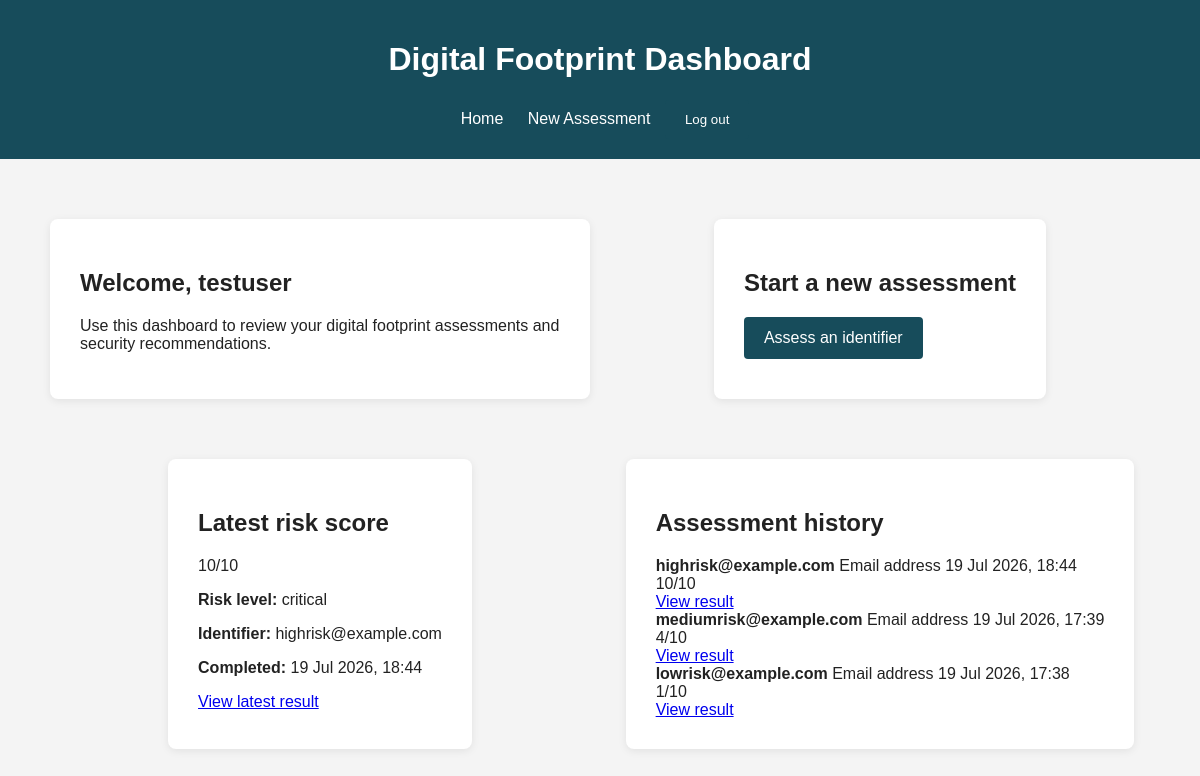
The page /accounts/dashboard/ (signed in) on the database as committed earlier.
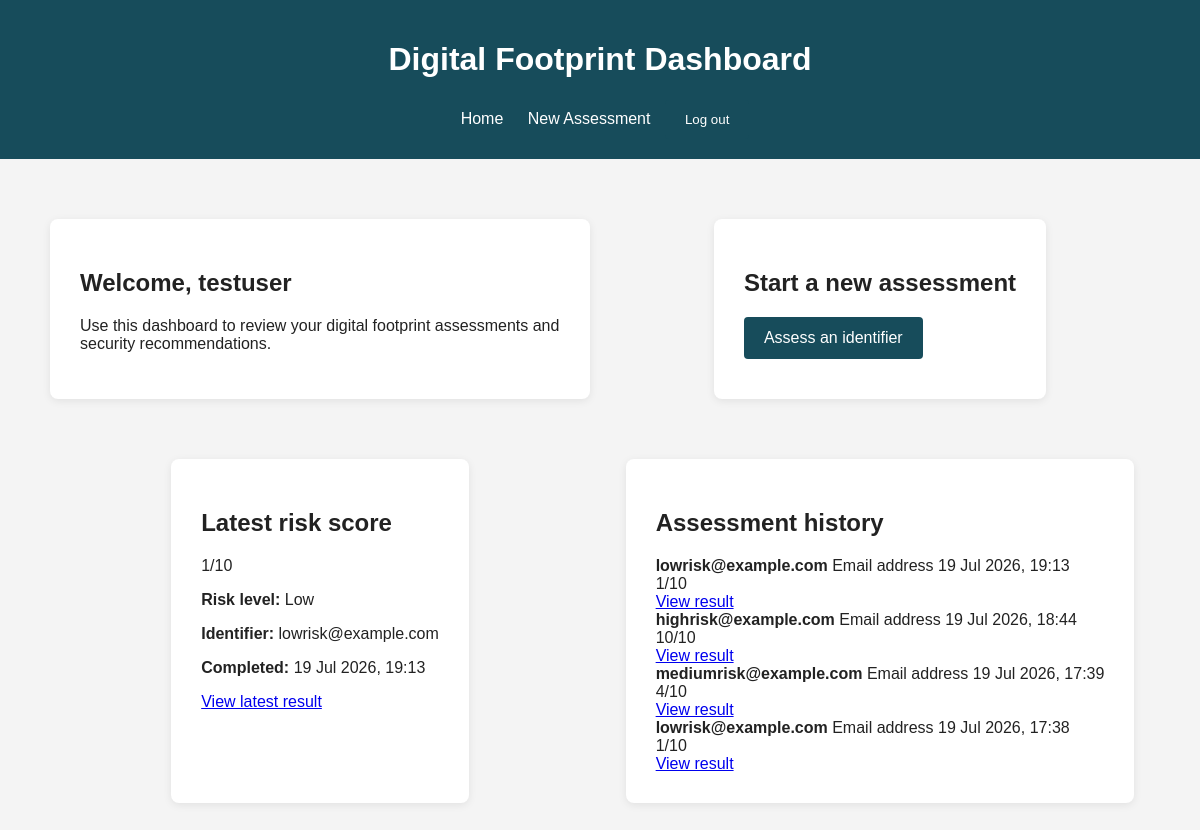
The same page on the database as committed later.
### assessments/models.py (models this page shows, shortened)
class RiskAssessment(models.Model):
    IDENTIFIER_TYPES = [
        ("email", "Email address"),
        ("username", "Username"),
    ]
    RISK_LEVEL_CHOICES = [
        ("low", "Low"),
        ("medium", "Medium"),
        ("high", "High"),
    ]
    user = models.ForeignKey(
        settings.AUTH_USER_MODEL,
        on_delete=models.CASCADE,
        related_name="risk_assessments",
        null=True,
        blank=True,
    )
    identifier_type = models.CharField(
        max_length=20,
        choices=IDENTIFIER_TYPES,
    )
    identifier = models.CharField(
        max_length=255,
    )
    breach_count = models.PositiveIntegerField(
        default=0,
    )
    exposed_data_count = models.PositiveIntegerField(
        default=0,
    )
    sensitive_data_exposed = models.BooleanField(
        default=False,
    )
    risk_score = models.PositiveSmallIntegerField(
        default=1,
        validators=[
            MinValueValidator(1),
            MaxValueValidator(10),
        ],
    )
    risk_level = models.CharField(
        max_length=20,
        choices=RISK_LEVEL_CHOICES,
        default="low",
    )
    recommendations = models.TextField(
        blank=True,
    )
    created_at = models.DateTimeField(
        auto_now_add=True,
    )

### accounts/views.py (the view)
@login_required
def dashboard_view(request):
    assessments = RiskAssessment.objects.filter(
        user=request.user
    ).order_by("-created_at")
    latest_assessment = assessments.first()
    return render(
        request,
        "accounts/dashboard.html",
        {
            "assessments": assessments,
            "latest_assessment": latest_assessment,
        },
    )

### accounts/templates/accounts/dashboard.html (shortened to what this page needs)
{% load static %}
<!DOCTYPE html>
<html lang="en">
<head>
    <link
        rel="stylesheet"
        href="{% static 'home/css/style.css' %}"
    >
</head>
<body>
    <header>
        <h1>Digital Footprint Dashboard</h1>
        <nav>
            <a href="{% url 'home:home' %}">
                Home
            </a>
            <a href="{% url 'assessments:create' %}">
                New Assessment
            </a>
            <form
                method="post"
                action="{% url 'accounts:logout' %}"
                class="logout-form"
            >
                <button type="submit">
                    Log out
                </button>
            </form>
        </nav>
    </header>
    <main>
        <section class="dashboard-layout">
            <section class="dashboard-card">
                <h2>Welcome, {{ user.username }}</h2>
                <p>
                    Use this dashboard to review your digital footprint
                    assessments and security recommendations.
                </p>
            </section>
            <section class="dashboard-card">
                <h2>Start a new assessment</h2>
                <a
                    class="button-link"
                    href="{% url 'assessments:create' %}"
                >
                    Assess an identifier
                </a>
            </section>
            <section class="dashboard-card">
                <h2>Latest risk score</h2>
                {% if latest_assessment %}
                    <div class="latest-score">
                        {{ latest_assessment.risk_score }}/10
                    </div>
                    <p>
                        <strong>Risk level:</strong>
                        {{ latest_assessment.get_risk_level_display }}
                    </p>
                    <p>
                        <strong>Identifier:</strong>
                        {{ latest_assessment.identifier }}
                    </p>
                    <p>
                        <strong>Completed:</strong>
                        {{ latest_assessment.created_at|date:"d M Y, H:i" }}
                    </p>
                    <a
                        href="{% url 'assessments:result' latest_assessment.id %}"
                        class="dashboard-button"
                    >
                        View latest result
                    </a>
                {% endif %}
            </section>
            <section class="dashboard-card">
                <h2>Assessment history</h2>
                {% if assessments %}
                    <div class="assessment-history">
                        {% for assessment in assessments %}
                            <div class="history-item">
                                <div class="history-details">
                                    <strong>
                                        {{ assessment.identifier }}
                                    </strong>
                                    <span>
                                        {{ assessment.get_identifier_type_display }}
                                    </span>
                                    <span>
                                        {{ assessment.created_at|date:"d M Y, H:i" }}
                                    </span>
                                </div>
                                <div class="history-score">
                                    {{ assessment.risk_score }}/10
                                </div>
                                <a
                                    href="{% url 'assessments:result' assessment.id %}"
                                    class="history-link"
                                >
                                    View result
                                </a>
                            </div>
                        {% endfor %}
                    </div>
                {% else %}
                    <p>
                        Your previous assessments will appear here.
                    </p>
                {% endif %}
            </section>
        </section>
    </main>
</body>
</html>

### home/static/home/css/style.css (style rules this page uses)
body { margin: 0; font-family: Arial, sans-serif; background-color: #f4f4f4; color: #222222; }
header { background-color: #174c5b; color: white; padding: 20px; text-align: center; }
nav { margin-top: 15px; }
nav a { color: white; margin: 0 10px; text-decoration: none; }
main { padding: 40px 20px; }
.welcome-section, .auth-card, .dashboard-card, .dashboard-section { background-color: white; max-width: 700px; margin: 20px auto; padding: 30px; border-radius: 8px; box-shadow: 0 2px 8px rgba(0, 0, 0, 0.08); }
button, .button-link { background-color: #174c5b; color: white; border: none; padding: 12px 20px; cursor: pointer; text-decoration: none; display: inline-block; border-radius: 4px; }
.auth-actions, .dashboard-layout { display: grid; gap: 20px; }
.dashboard-layout { max-width: 1100px; margin: auto; grid-template-columns: repeat(2, 1fr); }
.dashboard-card, .dashboard-section { max-width: none; }
.logout-form { display: inline; }

Rows that differ between the two databases and show on the page:
added RiskAssessment: risk_score "1", risk_level "Low", identifier "lowrisk@example.com", created_at "19 Jul 2026, 19:13", identifier_type "Email address"
Other text that changed with them:
{{ latest_assessment.risk_score }}: "10" → "1"
{{ latest_assessment.get_risk_level_display }}: "critical" → "Low"
{{ latest_assessment.identifier }}: "highrisk@example.com" → "lowrisk@example.com"
{{ latest_assessment.created_at|date:"d M Y, H:i" }}: "19 Jul 2026, 18:44" → "19 Jul 2026, 19:13"
